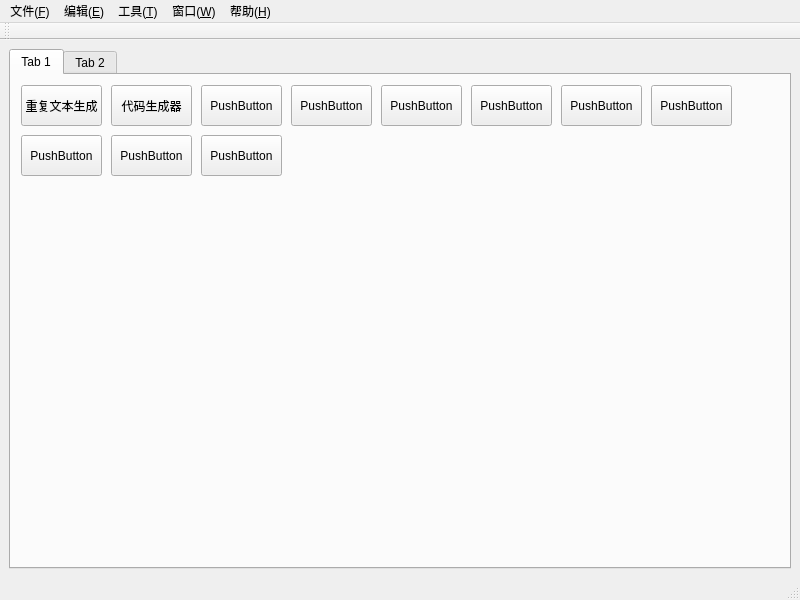
<?xml version="1.0" encoding="UTF-8"?>
<ui version="4.0">
 <class>MainWindow</class>
 <widget class="QMainWindow" name="MainWindow">
  <property name="geometry">
   <rect>
    <x>0</x>
    <y>0</y>
    <width>800</width>
    <height>600</height>
   </rect>
  </property>
  <property name="windowTitle">
   <string>SixTools</string>
  </property>
  <widget class="QWidget" name="centralWidget">
   <layout class="QHBoxLayout" name="horizontalLayout">
    <item>
     <widget class="QTabWidget" name="tabWidget">
      <widget class="QWidget" name="tab">
       <attribute name="title">
        <string>Tab 1</string>
       </attribute>
       <widget class="QPushButton" name="pushButton">
        <property name="geometry">
         <rect>
          <x>10</x>
          <y>10</y>
          <width>81</width>
          <height>41</height>
         </rect>
        </property>
        <property name="text">
         <string>重复文本生成</string>
        </property>
       </widget>
       <widget class="QPushButton" name="pushButton_2">
        <property name="geometry">
         <rect>
          <x>100</x>
          <y>10</y>
          <width>81</width>
          <height>41</height>
         </rect>
        </property>
        <property name="text">
         <string>代码生成器</string>
        </property>
       </widget>
       <widget class="QPushButton" name="pushButton_3">
        <property name="geometry">
         <rect>
          <x>190</x>
          <y>10</y>
          <width>81</width>
          <height>41</height>
         </rect>
        </property>
        <property name="text">
         <string>PushButton</string>
        </property>
       </widget>
       <widget class="QPushButton" name="pushButton_4">
        <property name="geometry">
         <rect>
          <x>280</x>
          <y>10</y>
          <width>81</width>
          <height>41</height>
         </rect>
        </property>
        <property name="text">
         <string>PushButton</string>
        </property>
       </widget>
       <widget class="QPushButton" name="pushButton_5">
        <property name="geometry">
         <rect>
          <x>370</x>
          <y>10</y>
          <width>81</width>
          <height>41</height>
         </rect>
        </property>
        <property name="text">
         <string>PushButton</string>
        </property>
       </widget>
       <widget class="QPushButton" name="pushButton_6">
        <property name="geometry">
         <rect>
          <x>460</x>
          <y>10</y>
          <width>81</width>
          <height>41</height>
         </rect>
        </property>
        <property name="text">
         <string>PushButton</string>
        </property>
       </widget>
       <widget class="QPushButton" name="pushButton_7">
        <property name="geometry">
         <rect>
          <x>550</x>
          <y>10</y>
          <width>81</width>
          <height>41</height>
         </rect>
        </property>
        <property name="text">
         <string>PushButton</string>
        </property>
       </widget>
       <widget class="QPushButton" name="pushButton_8">
        <property name="geometry">
         <rect>
          <x>640</x>
          <y>10</y>
          <width>81</width>
          <height>41</height>
         </rect>
        </property>
        <property name="text">
         <string>PushButton</string>
        </property>
       </widget>
       <widget class="QPushButton" name="pushButton_9">
        <property name="geometry">
         <rect>
          <x>10</x>
          <y>60</y>
          <width>81</width>
          <height>41</height>
         </rect>
        </property>
        <property name="text">
         <string>PushButton</string>
        </property>
       </widget>
       <widget class="QPushButton" name="pushButton_10">
        <property name="geometry">
         <rect>
          <x>100</x>
          <y>60</y>
          <width>81</width>
          <height>41</height>
         </rect>
        </property>
        <property name="text">
         <string>PushButton</string>
        </property>
       </widget>
       <widget class="QPushButton" name="pushButton_11">
        <property name="geometry">
         <rect>
          <x>190</x>
          <y>60</y>
          <width>81</width>
          <height>41</height>
         </rect>
        </property>
        <property name="text">
         <string>PushButton</string>
        </property>
       </widget>
      </widget>
      <widget class="QWidget" name="tab_2">
       <attribute name="title">
        <string>Tab 2</string>
       </attribute>
      </widget>
     </widget>
    </item>
   </layout>
  </widget>
  <widget class="QMenuBar" name="menuBar">
   <property name="geometry">
    <rect>
     <x>0</x>
     <y>0</y>
     <width>800</width>
     <height>23</height>
    </rect>
   </property>
   <widget class="QMenu" name="menu_F">
    <property name="title">
     <string>文件(&amp;F)</string>
    </property>
    <addaction name="action"/>
    <addaction name="action_2"/>
    <addaction name="action_4"/>
    <addaction name="action_5"/>
    <addaction name="separator"/>
    <addaction name="action_7"/>
   </widget>
   <widget class="QMenu" name="menu_E">
    <property name="title">
     <string>编辑(&amp;E)</string>
    </property>
    <addaction name="action_9"/>
    <addaction name="action_10"/>
    <addaction name="action_11"/>
    <addaction name="action_12"/>
   </widget>
   <widget class="QMenu" name="menu_T">
    <property name="title">
     <string>工具(&amp;T)</string>
    </property>
   </widget>
   <widget class="QMenu" name="menu_W">
    <property name="title">
     <string>窗口(&amp;W)</string>
    </property>
   </widget>
   <widget class="QMenu" name="menu_H">
    <property name="title">
     <string>帮助(&amp;H)</string>
    </property>
    <addaction name="action_13"/>
    <addaction name="separator"/>
    <addaction name="action_15"/>
   </widget>
   <addaction name="menu_F"/>
   <addaction name="menu_E"/>
   <addaction name="menu_T"/>
   <addaction name="menu_W"/>
   <addaction name="menu_H"/>
  </widget>
  <widget class="QStatusBar" name="statusBar"/>
  <widget class="QToolBar" name="toolBar">
   <property name="windowTitle">
    <string>toolBar</string>
   </property>
   <attribute name="toolBarArea">
    <enum>TopToolBarArea</enum>
   </attribute>
   <attribute name="toolBarBreak">
    <bool>false</bool>
   </attribute>
  </widget>
  <action name="action">
   <property name="text">
    <string>新建</string>
   </property>
  </action>
  <action name="action_2">
   <property name="text">
    <string>打开</string>
   </property>
  </action>
  <action name="action_4">
   <property name="text">
    <string>保存</string>
   </property>
  </action>
  <action name="action_5">
   <property name="text">
    <string>另存为</string>
   </property>
  </action>
  <action name="action_7">
   <property name="text">
    <string>退出</string>
   </property>
  </action>
  <action name="action_9">
   <property name="text">
    <string>复制</string>
   </property>
  </action>
  <action name="action_10">
   <property name="text">
    <string>粘贴</string>
   </property>
  </action>
  <action name="action_11">
   <property name="text">
    <string>剪切</string>
   </property>
  </action>
  <action name="action_12">
   <property name="text">
    <string>清空</string>
   </property>
  </action>
  <action name="action_13">
   <property name="text">
    <string>帮助</string>
   </property>
  </action>
  <action name="action_15">
   <property name="text">
    <string>关于</string>
   </property>
  </action>
 </widget>
 <resources/>
 <connections/>
</ui>
